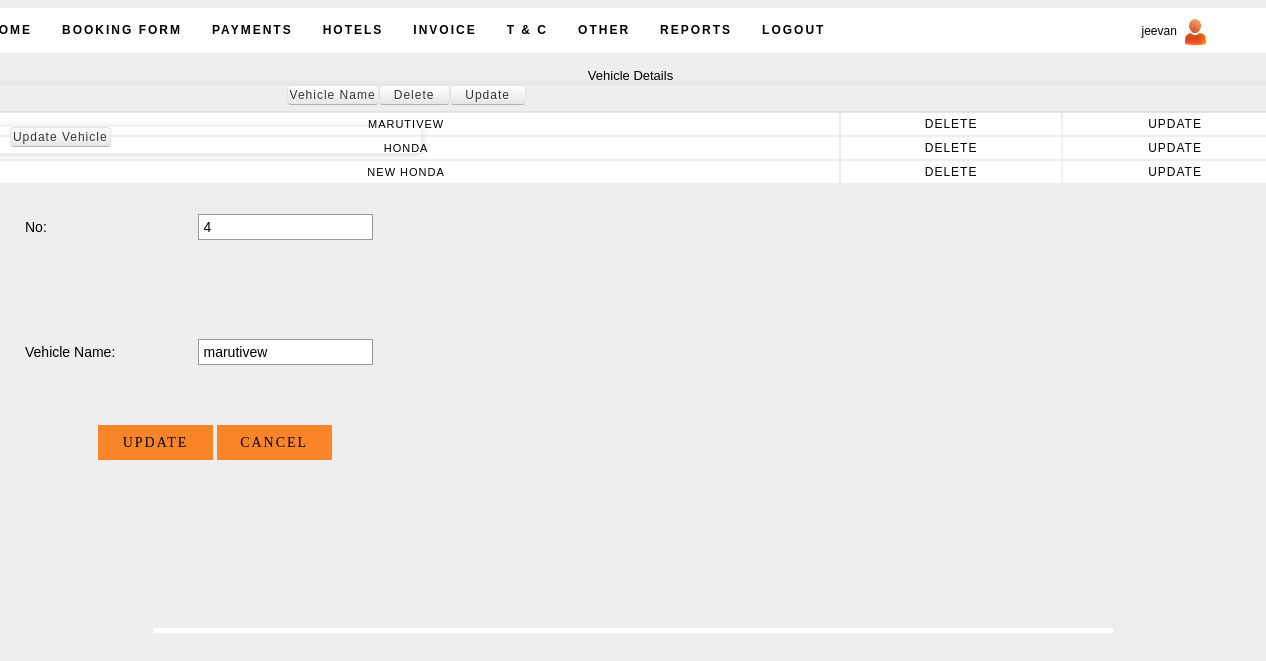
The app's page /tours_pvt/upvehicle.php?id_u=1 (signed in) with its own data.
### tables this page shows
CREATE TABLE IF NOT EXISTS `vehicle` (
  `v_id` int(11) NOT NULL AUTO_INCREMENT,
  `v_name` varchar(25) NOT NULL,
  PRIMARY KEY (`v_id`)
);

### tours_pvt/upvehicle.php (the view, shortened to what this page needs)
<?php
$up=$_REQUEST['id_u'];
$qry_u="select * from vehicle where v_id='$up'";
$res_u=mysql_query($qry_u);
$row_u=mysql_fetch_array($res_u);
$qry_d="select * from vehicle";
$res_d=mysql_query($qry_d);
$count=mysql_num_rows($res_d);
?>
<html>
<head>
<link rel="stylesheet" href="../styles2.css" type="text/css" />
<link rel="stylesheet" type="text/css" href="../css/style.css" media="screen" />
</head>
<body>
<div id="container">
	 <div id="sub-header">
    	<?php
			include("include/p_header.php");
		?>
       	<br />
		<div class="quotation"><center>Vehicle Details</center></div>
        <div>
        <br />
        <table class="detail">
        <tr class="menu_header">
        <td>Vehicle Name</td>
        <td width="65">Delete</td>
        <td width="70">Update</td>
        </tr>
        <?php
		while($row_d=mysql_fetch_array($res_d))
		{
			echo "<tr class='pagi'>";
			echo "<td>";
			echo $row_d[1];
			echo "</td>";
			echo "<td class='print'>";
			echo "<a href='addvehicle.php?id_d=$row_d[0]'>Delete</a>";
			echo "</td>";
			echo "<td class='print'>";
			echo "<a href='upvehicle.php?id=$row_d[0]'>Update</a>";
			echo "</td>";
			echo "</tr>";
		}
		?>
        </table>
        <form name="form1" action="" method="post">
        <table class="pay">
        <tr class="menu_header"><td colspan="2">Update Vehicle</td></tr>
        <tr>
        <td class="l_form">No:</td>
        <td><input id="ename" type="text" readonly class="q_in" value="<?php echo $count+1; ?>"></td>
        </tr>
        <td class="l_form">Vehicle Name:</td>
        <td><input type="text" name="t1" class="q_in" value="<?php echo "$row_u[1]";?>"></td>
        </table>
        <div class="pay_button">
         <input name="e_add" class="formbutton" value=" Update " type="submit" onClick="javascript:return validateMyForm();" />
         <input name="e_can" class="formbutton" value="Cancel" type="submit" />
        </div>
        </form>
    </div>
    </div>
    </div>
 <div id="footer">
    </div>
</body>
</html>

### styles2.css (style rules this page uses)
body { margin:0; padding:0; font-family: Verdana, Geneva, sans-serif; font-size: 13px; color: #000; background-color:#EEEEEE; }
.print a { padding:2px 4px 2px 4px; color:#000; text-decoration:none; font-size:12px; }
* { margin:0; padding:0; }
a { color: #F97B27; }
form input, form select, form textarea { padding: 5px; color: #333333; border: 1px solid #ddd; border-right:1px solid #ccc; border-bottom:1px solid #ccc; background-color:#fff; font-family: Arial, Helvetica, sans-serif; font-size: 13px; }
form input.formbutton { color: #000; padding: 6px 8px; font-size: 14px; letter-spacing:2px; font-family: Arial, Helvetica, sans-serif; text-decoration: none; text-transform: uppercase; background: #FA8529; border: none; width:115px; height:35px; overflow: visible; font-family: Lucida Grande; }
#container { width: 960px; background-color:#FFF; margin: 0 auto; padding: 0px; }
div#sub-header { margin-top:8px; margin-bottom:5px; margin-left:-180px; width:1315px; height:620px; background-color:#EEEEEE; }
#footer { margin:0 auto; padding: 30px 5px 0; }
.l_form { font-size:12px; color:#000; border:none; }
.q_in { width:175px; height:26px; border:1px solid #999; background-color:#FFF; font-size:14px; color:#000 }
.pagi td { height:22px; color:#000; text-align:center; font-size:11px; letter-spacing:1px; text-transform:uppercase; background:#FFF; }
.pay { width:450px; height:280px; color:#000; margin-top:-60px; }
.pay td { padding-top:20px; padding-left:50px; color:#000; font-size:14px; }
.detail { width:1318px; margin-top:-15px; margin-left:-2px; }
.pay_button { margin-top:20px; margin-left:125px; }
.menu_header { height:26px; font-size:12px; letter-spacing:1px; text-align:center; color: #000; box-shadow: 1px 1px 10px #d6d7d9; }
.menu_header td { display: inline-block; *display: inline; padding: 2px 2px 2px; margin-bottom: 0; font-size: 12px; color: #333333; text-align: center; text-shadow: 0 1px 1px rgba(255, 255, 255, 0.75); vertical-align: middle; cursor: pointer; background-color: #f5f5f5; *background-color: #e6e6e6; background-image: -ms-linear-gradient(top, #ffffff, #e6e6e6); background-image: -webkit-gradient(linear, 0 0, 0 100%, from(#ffffff), to(#e6e6e6)); background-image: -webkit-linear-gradient(top, #ffffff, #e6e6e6); background-image: -o-linear-gradient(top, #ffffff, #e6e6e6); background-image: linear-gradient(top, #ffffff, #e6e6e6); background-image: -moz-linear-gradient(top, #ffffff, #e6e6e6); background-repeat: repeat-x; border: 1px solid #cccccc; *border: 0; border-color: rgba(0, 0, 0, 0.1) rgba(0, 0, 0, 0.1) rgba(0, 0, 0, 0.25); border-color: #e6e6e6 #e6e6e6 #bfbfbf; border-bottom-color: #b3b3b3; -webkit-border-radius: 4px; -moz-border-radius: 4px; border-radius: 4px; }

### records on screen
vehicle: v_name "MARUTIVEW", t1 "marutivew"
vehicle: v_name "HONDA"
vehicle: v_name "NEW HONDA"

### other values on screen
$a "jeevan"
